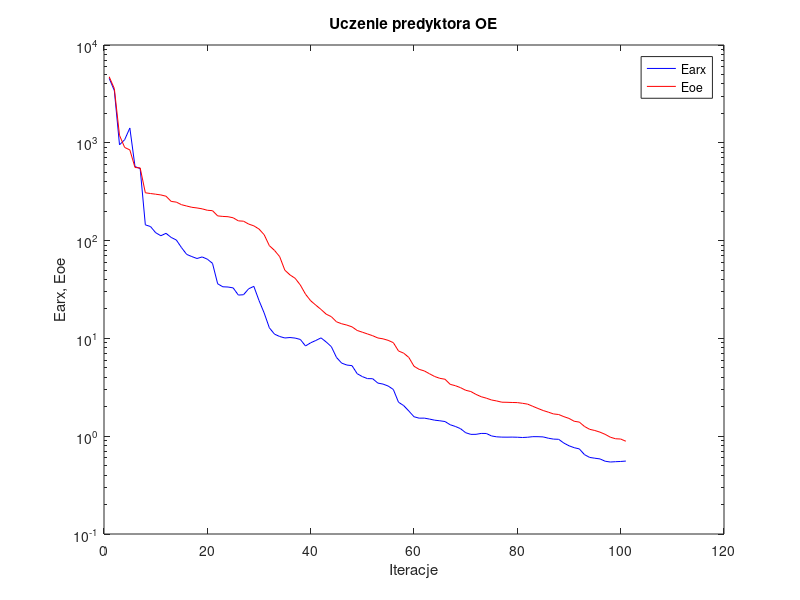
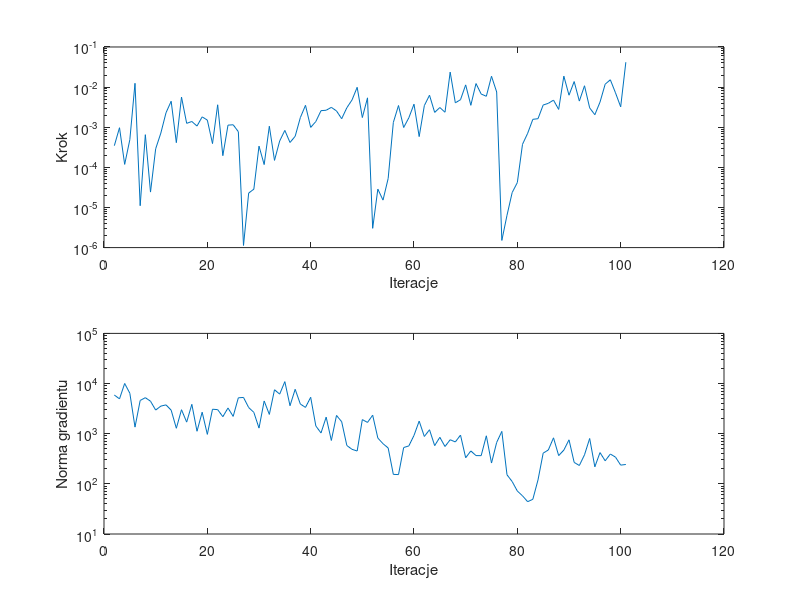

These charts were generated, in order, by the following MATLAB code:
%uczenie predyktora oe
clear all;
n=0; farx(n+1)=4.567760e+003; foe(n+1)=4.737427e+003; wspucz(n+1)=0.000000e+000; ng(n+1)=0.000000e+000;
%odnowa zmiennej metryki
n=1; farx(n+1)=3.418975e+003; foe(n+1)=3.583345e+003; krok(n+1)=3.467612e-004; ng(n+1)=5.903875e+003;
n=2; farx(n+1)=9.535570e+002; foe(n+1)=1.191850e+003; krok(n+1)=9.722412e-004; ng(n+1)=4.947510e+003;
n=3; farx(n+1)=1.076151e+003; foe(n+1)=8.963003e+002; krok(n+1)=1.185248e-004; ng(n+1)=1.003279e+004;
n=4; farx(n+1)=1.416430e+003; foe(n+1)=8.459432e+002; krok(n+1)=4.898436e-004; ng(n+1)=6.407198e+003;
n=5; farx(n+1)=5.720142e+002; foe(n+1)=5.590328e+002; krok(n+1)=1.244697e-002; ng(n+1)=1.352489e+003;
n=6; farx(n+1)=5.447245e+002; foe(n+1)=5.536930e+002; krok(n+1)=1.106017e-005; ng(n+1)=4.598917e+003;
n=7; farx(n+1)=1.449349e+002; foe(n+1)=3.083329e+002; krok(n+1)=6.518015e-004; ng(n+1)=5.226299e+003;
n=8; farx(n+1)=1.392382e+002; foe(n+1)=3.029891e+002; krok(n+1)=2.418894e-005; ng(n+1)=4.446280e+003;
n=9; farx(n+1)=1.204463e+002; foe(n+1)=2.981740e+002; krok(n+1)=2.902986e-004; ng(n+1)=2.960713e+003;
n=10; farx(n+1)=1.121226e+002; foe(n+1)=2.930758e+002; krok(n+1)=7.138862e-004; ng(n+1)=3.549058e+003;
n=11; farx(n+1)=1.186806e+002; foe(n+1)=2.844084e+002; krok(n+1)=2.293768e-003; ng(n+1)=3.754337e+003;
n=12; farx(n+1)=1.077630e+002; foe(n+1)=2.516115e+002; krok(n+1)=4.440041e-003; ng(n+1)=2.946989e+003;
n=13; farx(n+1)=1.014048e+002; foe(n+1)=2.474476e+002; krok(n+1)=4.129769e-004; ng(n+1)=1.283110e+003;
n=14; farx(n+1)=8.478962e+001; foe(n+1)=2.328936e+002; krok(n+1)=5.637357e-003; ng(n+1)=3.008832e+003;
n=15; farx(n+1)=7.228080e+001; foe(n+1)=2.257098e+002; krok(n+1)=1.250114e-003; ng(n+1)=1.701823e+003;
n=16; farx(n+1)=6.865046e+001; foe(n+1)=2.190597e+002; krok(n+1)=1.389400e-003; ng(n+1)=3.850763e+003;
n=17; farx(n+1)=6.560898e+001; foe(n+1)=2.156968e+002; krok(n+1)=1.070672e-003; ng(n+1)=1.118703e+003;
n=18; farx(n+1)=6.807387e+001; foe(n+1)=2.112185e+002; krok(n+1)=1.812955e-003; ng(n+1)=2.682227e+003;
n=19; farx(n+1)=6.457815e+001; foe(n+1)=2.042801e+002; krok(n+1)=1.505777e-003; ng(n+1)=9.691322e+002;
n=20; farx(n+1)=5.855324e+001; foe(n+1)=2.023022e+002; krok(n+1)=3.910575e-004; ng(n+1)=3.074564e+003;
n=21; farx(n+1)=3.615202e+001; foe(n+1)=1.789068e+002; krok(n+1)=3.625910e-003; ng(n+1)=3.019249e+003;
n=22; farx(n+1)=3.371108e+001; foe(n+1)=1.767103e+002; krok(n+1)=1.954789e-004; ng(n+1)=2.183148e+003;
n=23; farx(n+1)=3.353100e+001; foe(n+1)=1.755338e+002; krok(n+1)=1.127391e-003; ng(n+1)=3.253230e+003;
n=24; farx(n+1)=3.284412e+001; foe(n+1)=1.711108e+002; krok(n+1)=1.150834e-003; ng(n+1)=2.212703e+003;
n=25; farx(n+1)=2.773881e+001; foe(n+1)=1.591751e+002; krok(n+1)=7.740461e-004; ng(n+1)=5.197139e+003;
%odnowa zmiennej metryki
n=26; farx(n+1)=2.795568e+001; foe(n+1)=1.579560e+002; krok(n+1)=1.130174e-006; ng(n+1)=5.283583e+003;
n=27; farx(n+1)=3.216759e+001; foe(n+1)=1.475820e+002; krok(n+1)=2.286087e-005; ng(n+1)=3.322987e+003;
n=28; farx(n+1)=3.405767e+001; foe(n+1)=1.415618e+002; krok(n+1)=2.857275e-005; ng(n+1)=2.663613e+003;
n=29; farx(n+1)=2.441975e+001; foe(n+1)=1.312867e+002; krok(n+1)=3.375449e-004; ng(n+1)=1.292959e+003;
n=30; farx(n+1)=1.818967e+001; foe(n+1)=1.148754e+002; krok(n+1)=1.172806e-004; ng(n+1)=4.492486e+003;
n=31; farx(n+1)=1.284508e+001; foe(n+1)=8.879025e+001; krok(n+1)=1.059163e-003; ng(n+1)=2.422506e+003;
n=32; farx(n+1)=1.105389e+001; foe(n+1)=7.941142e+001; krok(n+1)=1.491544e-004; ng(n+1)=7.522394e+003;
n=33; farx(n+1)=1.045984e+001; foe(n+1)=6.855605e+001; krok(n+1)=4.532388e-004; ng(n+1)=6.150095e+003;
n=34; farx(n+1)=1.010134e+001; foe(n+1)=4.983723e+001; krok(n+1)=8.336543e-004; ng(n+1)=1.091964e+004;
n=35; farx(n+1)=1.020873e+001; foe(n+1)=4.457707e+001; krok(n+1)=4.168272e-004; ng(n+1)=3.610352e+003;
n=36; farx(n+1)=1.007489e+001; foe(n+1)=4.115360e+001; krok(n+1)=5.945797e-004; ng(n+1)=7.682091e+003;
n=37; farx(n+1)=9.756481e+000; foe(n+1)=3.513345e+001; krok(n+1)=1.736904e-003; ng(n+1)=3.899943e+003;
n=38; farx(n+1)=8.368204e+000; foe(n+1)=2.833651e+001; krok(n+1)=3.516052e-003; ng(n+1)=3.343973e+003;
n=39; farx(n+1)=9.018134e+000; foe(n+1)=2.426534e+001; krok(n+1)=9.914730e-004; ng(n+1)=5.323628e+003;
n=40; farx(n+1)=9.525720e+000; foe(n+1)=2.186528e+001; krok(n+1)=1.387045e-003; ng(n+1)=1.426128e+003;
n=41; farx(n+1)=1.012540e+001; foe(n+1)=1.977961e+001; krok(n+1)=2.586254e-003; ng(n+1)=1.034394e+003;
n=42; farx(n+1)=9.198388e+000; foe(n+1)=1.770159e+001; krok(n+1)=2.651602e-003; ng(n+1)=2.140434e+003;
n=43; farx(n+1)=8.234175e+000; foe(n+1)=1.667862e+001; krok(n+1)=3.127439e-003; ng(n+1)=7.329718e+002;
n=44; farx(n+1)=6.384512e+000; foe(n+1)=1.477798e+001; krok(n+1)=2.548617e-003; ng(n+1)=2.312210e+003;
n=45; farx(n+1)=5.588715e+000; foe(n+1)=1.411807e+001; krok(n+1)=1.629650e-003; ng(n+1)=1.734338e+003;
n=46; farx(n+1)=5.340460e+000; foe(n+1)=1.368596e+001; krok(n+1)=3.056641e-003; ng(n+1)=5.813553e+002;
n=47; farx(n+1)=5.265683e+000; foe(n+1)=1.312838e+001; krok(n+1)=4.777659e-003; ng(n+1)=4.880640e+002;
n=48; farx(n+1)=4.357859e+000; foe(n+1)=1.205707e+001; krok(n+1)=9.888795e-003; ng(n+1)=4.515935e+002;
n=49; farx(n+1)=4.068321e+000; foe(n+1)=1.157413e+001; krok(n+1)=1.742611e-003; ng(n+1)=1.910814e+003;
n=50; farx(n+1)=3.879783e+000; foe(n+1)=1.110533e+001; krok(n+1)=5.400718e-003; ng(n+1)=1.678446e+003;
%odnowa zmiennej metryki
n=51; farx(n+1)=3.871718e+000; foe(n+1)=1.065325e+001; krok(n+1)=3.021959e-006; ng(n+1)=2.339130e+003;
n=52; farx(n+1)=3.493459e+000; foe(n+1)=1.010395e+001; krok(n+1)=2.867992e-005; ng(n+1)=8.185443e+002;
n=53; farx(n+1)=3.411891e+000; foe(n+1)=9.899591e+000; krok(n+1)=1.526516e-005; ng(n+1)=6.322671e+002;
n=54; farx(n+1)=3.258551e+000; foe(n+1)=9.550283e+000; krok(n+1)=5.291906e-005; ng(n+1)=5.190998e+002;
n=55; farx(n+1)=3.004698e+000; foe(n+1)=9.046172e+000; krok(n+1)=1.317301e-003; ng(n+1)=1.543719e+002;
n=56; farx(n+1)=2.225421e+000; foe(n+1)=7.436663e+000; krok(n+1)=3.475168e-003; ng(n+1)=1.530062e+002;
n=57; farx(n+1)=2.056287e+000; foe(n+1)=7.066824e+000; krok(n+1)=9.843744e-004; ng(n+1)=5.296386e+002;
n=58; farx(n+1)=1.808907e+000; foe(n+1)=6.386476e+000; krok(n+1)=1.721185e-003; ng(n+1)=5.708443e+002;
n=59; farx(n+1)=1.581158e+000; foe(n+1)=5.188125e+000; krok(n+1)=3.752980e-003; ng(n+1)=9.244617e+002;
n=60; farx(n+1)=1.529009e+000; foe(n+1)=4.824858e+000; krok(n+1)=5.842554e-004; ng(n+1)=1.782088e+003;
n=61; farx(n+1)=1.530678e+000; foe(n+1)=4.649782e+000; krok(n+1)=3.456065e-003; ng(n+1)=8.800538e+002;
n=62; farx(n+1)=1.496711e+000; foe(n+1)=4.348777e+000; krok(n+1)=6.274942e-003; ng(n+1)=1.199557e+003;
n=63; farx(n+1)=1.458247e+000; foe(n+1)=4.076792e+000; krok(n+1)=2.343845e-003; ng(n+1)=5.785216e+002;
n=64; farx(n+1)=1.437870e+000; foe(n+1)=3.906464e+000; krok(n+1)=3.096691e-003; ng(n+1)=8.474035e+002;
n=65; farx(n+1)=1.412532e+000; foe(n+1)=3.823473e+000; krok(n+1)=2.364412e-003; ng(n+1)=5.553664e+002;
n=66; farx(n+1)=1.310127e+000; foe(n+1)=3.391096e+000; krok(n+1)=2.362755e-002; ng(n+1)=7.577913e+002;
n=67; farx(n+1)=1.258097e+000; foe(n+1)=3.285445e+000; krok(n+1)=4.055547e-003; ng(n+1)=6.852584e+002;
n=68; farx(n+1)=1.194505e+000; foe(n+1)=3.136930e+000; krok(n+1)=4.853566e-003; ng(n+1)=9.379592e+002;
n=69; farx(n+1)=1.085582e+000; foe(n+1)=2.948648e+000; krok(n+1)=1.136199e-002; ng(n+1)=3.314045e+002;
n=70; farx(n+1)=1.044143e+000; foe(n+1)=2.862679e+000; krok(n+1)=3.516052e-003; ng(n+1)=4.530946e+002;
n=71; farx(n+1)=1.045013e+000; foe(n+1)=2.675619e+000; krok(n+1)=1.226153e-002; ng(n+1)=3.660777e+002;
n=72; farx(n+1)=1.067776e+000; foe(n+1)=2.534254e+000; krok(n+1)=6.727259e-003; ng(n+1)=3.649416e+002;
n=73; farx(n+1)=1.066126e+000; foe(n+1)=2.448493e+000; krok(n+1)=5.906887e-003; ng(n+1)=9.079634e+002;
n=74; farx(n+1)=1.006431e+000; foe(n+1)=2.346562e+000; krok(n+1)=1.865271e-002; ng(n+1)=2.600371e+002;
n=75; farx(n+1)=9.854466e-001; foe(n+1)=2.292839e+000; krok(n+1)=7.557177e-003; ng(n+1)=6.701257e+002;
%odnowa zmiennej metryki
n=76; farx(n+1)=9.787625e-001; foe(n+1)=2.226906e+000; krok(n+1)=1.508897e-006; ng(n+1)=1.111664e+003;
n=77; farx(n+1)=9.775671e-001; foe(n+1)=2.222011e+000; krok(n+1)=6.394006e-006; ng(n+1)=1.514781e+002;
n=78; farx(n+1)=9.791388e-001; foe(n+1)=2.211914e+000; krok(n+1)=2.354047e-005; ng(n+1)=1.111512e+002;
n=79; farx(n+1)=9.759870e-001; foe(n+1)=2.205744e+000; krok(n+1)=4.176829e-005; ng(n+1)=7.187370e+001;
n=80; farx(n+1)=9.698109e-001; foe(n+1)=2.170285e+000; krok(n+1)=3.748417e-004; ng(n+1)=5.772751e+001;
n=81; farx(n+1)=9.759383e-001; foe(n+1)=2.127292e+000; krok(n+1)=7.068748e-004; ng(n+1)=4.407723e+001;
n=82; farx(n+1)=9.893347e-001; foe(n+1)=2.020375e+000; krok(n+1)=1.573435e-003; ng(n+1)=4.921110e+001;
n=83; farx(n+1)=9.887208e-001; foe(n+1)=1.920719e+000; krok(n+1)=1.632192e-003; ng(n+1)=1.198525e+002;
n=84; farx(n+1)=9.834794e-001; foe(n+1)=1.830663e+000; krok(n+1)=3.576264e-003; ng(n+1)=4.091960e+002;
n=85; farx(n+1)=9.538622e-001; foe(n+1)=1.761587e+000; krok(n+1)=3.941672e-003; ng(n+1)=4.740075e+002;
n=86; farx(n+1)=9.340211e-001; foe(n+1)=1.689273e+000; krok(n+1)=4.738412e-003; ng(n+1)=8.274121e+002;
n=87; farx(n+1)=9.295191e-001; foe(n+1)=1.666389e+000; krok(n+1)=2.778799e-003; ng(n+1)=3.657162e+002;
n=88; farx(n+1)=8.509107e-001; foe(n+1)=1.584808e+000; krok(n+1)=1.877194e-002; ng(n+1)=4.711349e+002;
n=89; farx(n+1)=7.981461e-001; foe(n+1)=1.520189e+000; krok(n+1)=6.283621e-003; ng(n+1)=7.547815e+002;
n=90; farx(n+1)=7.632404e-001; foe(n+1)=1.421876e+000; krok(n+1)=1.375044e-002; ng(n+1)=2.677004e+002;
n=91; farx(n+1)=7.413329e-001; foe(n+1)=1.393664e+000; krok(n+1)=4.483426e-003; ng(n+1)=2.321958e+002;
n=92; farx(n+1)=6.478495e-001; foe(n+1)=1.257310e+000; krok(n+1)=1.080437e-002; ng(n+1)=3.791943e+002;
n=93; farx(n+1)=6.067288e-001; foe(n+1)=1.175842e+000; krok(n+1)=3.032635e-003; ng(n+1)=8.025839e+002;
n=94; farx(n+1)=5.955852e-001; foe(n+1)=1.143631e+000; krok(n+1)=2.051078e-003; ng(n+1)=2.184681e+002;
n=95; farx(n+1)=5.857277e-001; foe(n+1)=1.100014e+000; krok(n+1)=4.221448e-003; ng(n+1)=4.201179e+002;
n=96; farx(n+1)=5.547197e-001; foe(n+1)=1.044562e+000; krok(n+1)=1.181377e-002; ng(n+1)=2.880660e+002;
n=97; farx(n+1)=5.446918e-001; foe(n+1)=9.768674e-001; krok(n+1)=1.522640e-002; ng(n+1)=3.933180e+002;
n=98; farx(n+1)=5.487805e-001; foe(n+1)=9.418945e-001; krok(n+1)=7.191676e-003; ng(n+1)=3.410109e+002;
n=99; farx(n+1)=5.516166e-001; foe(n+1)=9.355932e-001; krok(n+1)=3.225080e-003; ng(n+1)=2.362767e+002;
n=100; farx(n+1)=5.569658e-001; foe(n+1)=8.881826e-001; krok(n+1)=4.171530e-002; ng(n+1)=2.434237e+002;

figure; semilogy(farx,'b'); hold on; semilogy(foe,'r'); xlabel('Iteracje'); ylabel('Earx, Eoe'); legend('Earx','Eoe'); title('Uczenie predyktora OE');
figure; subplot(2,1,1); semilogy(krok); xlabel('Iteracje'); ylabel('Krok');
subplot(2,1,2); semilogy(ng); xlabel('Iteracje'); ylabel('Norma gradientu');
Earx=farx(n+1)
Eoe=foe(n+1)
